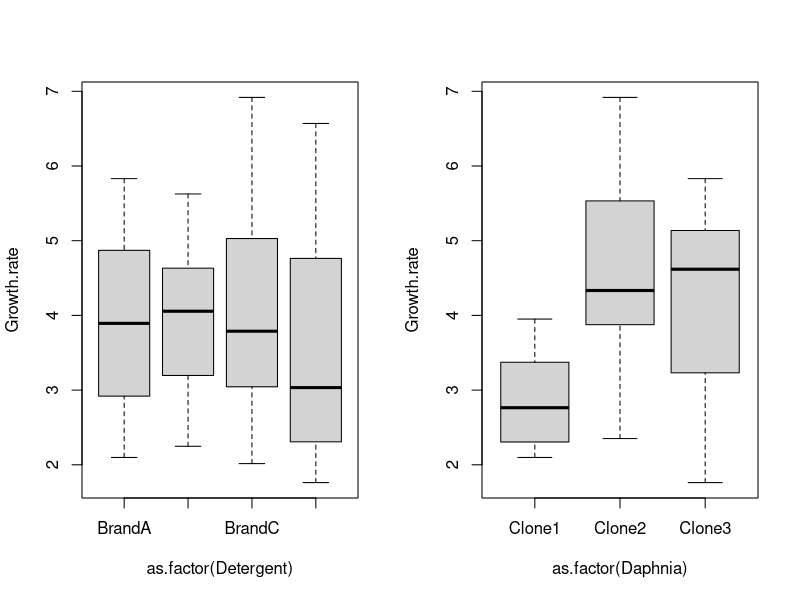
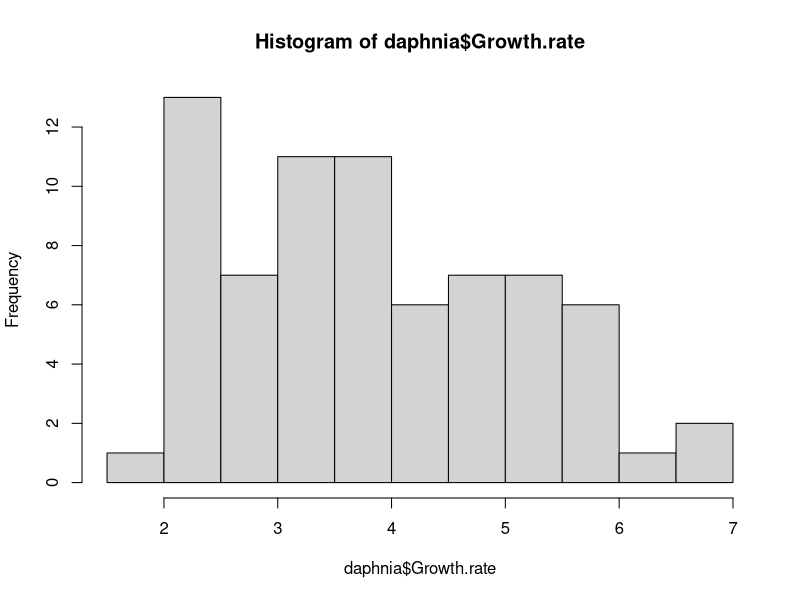

Generate these figures, in order, with R:
#!/usr/bin/env Rscript
# Author: Sebastian Dohne <sed24@ic.ac.uk>

rm(list=ls())
daphnia <- read.delim("../data/daphnia.txt")
summary(daphnia)
head(daphnia)

par(mfrow = c(1, 2))
plot(Growth.rate ~ as.factor(Detergent), data=daphnia)
plot(Growth.rate ~ as.factor(Daphnia), data = daphnia)
#no outliers found

#lets check for homogeneity of variances
#A rule of thumb (for ANOVA) is that the ratio between the largest
#and smallest variance should not be much more than 4 (this is a conservative estimate).

require(dplyr)
daphnia %>%
group_by(Detergent) %>%
summarise (variance=var(Growth.rate))

#daphnia variance 
daphnia %>%
  group_by(Daphnia) %>%
  summarise (variance=var(Growth.rate))

dev.off()
#This is to tell R to not plot again in the same multi-plot frame as we set u
#p before.

hist(daphnia$Growth.rate)
